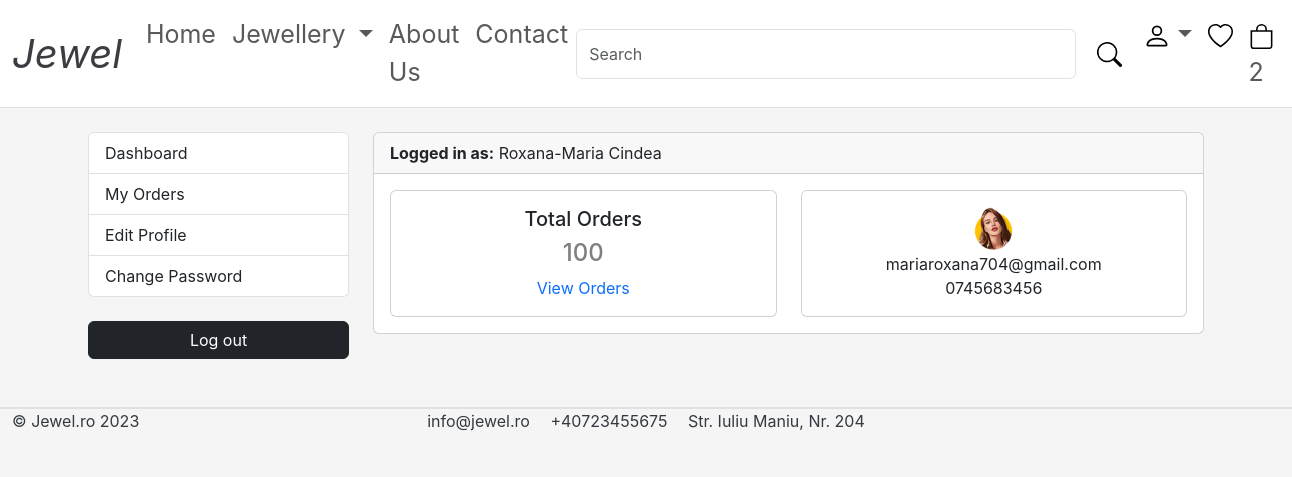
/accounts/dashboard/ (signed in), run on the app's committed database.
### accounts/models.py (models this page shows, shortened)
class Account(AbstractBaseUser):
    first_name = models.CharField(max_length=50)
    last_name = models.CharField(max_length=50)
    username = models.CharField(max_length=50, unique=True)
    email = models.EmailField(max_length=100, unique=True)
    phone_number = models.CharField(max_length=50)
    date_joined = models.DateTimeField(auto_now_add=True)
    last_login = models.DateTimeField(auto_now_add=True)
    is_admin = models.BooleanField(default=False)
    is_staff = models.BooleanField(default=False)
    is_active = models.BooleanField(default=False)
    is_superadmin = models.BooleanField(default=False)
    USERNAME_FIELD = 'email'
    REQUIRED_FIELDS = ['username', 'first_name', 'last_name']
    objects = MyAccountManager()
    def full_name(self):
        return f'{self.first_name} {self.last_name}'

class UserProfile(models.Model):
    user = models.OneToOneField(Account, on_delete=models.CASCADE)
    address_line_1 = models.CharField(max_length=100, blank=True)
    address_line_2 = models.CharField(max_length=100, blank=True)
    profile_picture = models.ImageField(blank=True, upload_to='userprofile')
    city = models.CharField(max_length=20, blank=True)
    state = models.CharField(max_length=20, blank=True)
    country = models.CharField(max_length=20, blank=True)

### accounts/views.py (the view)
# urls.py: path('dashboard/', views.dashboard, name='dashboard'),
@login_required(login_url='login')
def dashboard(request):
    user_profile = UserProfile.objects.get(user_id=request.user.id)
    context = {
        'user_profile': user_profile,
    }
    return render(request, 'accounts/dashboard.html', context)

### cart/context_processors.py (called while the page is built)
def counter(request):
    cart_count = 0
    if 'admin' in request.path:
        return {}
    else:
        try:
            cart = Cart.objects.filter(cart_id=_cart_id(request))
            if request.user.is_authenticated:
                cart_items = CartItem.objects.all().filter(user=request.user)
            else:
                cart_items = CartItem.objects.all().filter(cart=cart[:1])
            for cart_item in cart_items:
                cart_count += cart_item.quantity
        except Cart.DoesNotExist:
            cart_count = 0
    return dict(cart_count=cart_count)

### cart/views.py (called while the page is built)
def _cart_id(request):
    cart = request.session.session_key
    if not cart:
        cart = request.session.create()
    return cart

### category/context_processors.py (called while the page is built)
def menu_links(request):
    links = Category.objects.all()
    return dict(links=links)

def current_url(request):
    print(request.path)
    return {'url':  request.path}

### category/models.py (called while the page is built)
    def get_url(self):
        return reverse('products-by-category', args=[self.slug])

### templates/accounts/dashboard.html (shortened to what this page needs)
{% extends 'base.html' %}
{% load static %}
{% block content %}
    <br>
    <section class="section-content padding-y bg mb-5">
        <div class="container">
            <div class="row">
               {% include 'dashboard_sidebar.html' %}
                <main class="col-md-9">
                    <article class="card">
                        <header class="card-header">
                            <strong class="d-inline-block mr-3">Logged in as:</strong>
                            <span>{{ user.full_name }}</span>
                        </header>
                        <div class="card-body">
                            <div class="row">
                                <div class="col-md-6">
                                    <div class="card" style="text-align: center;">
                                        <div class="card-body">
                                            <h5 class="card-title">Total Orders</h5>
                                            <h4>100</h4>
                                            <a href="">View Orders</a>
                                        </div>
                                    </div>
                                </div>
                                 <div class="col-md-6">
                                    <div class="card" style="text-align: center;">
                                        <div class="card-body">
                                            <img src="{{ user_profile.profile_picture.url }}" alt="User Profile Picture" width="45" height="45" style="border-radius: 50%;">
                                            <p class="mb-0">{{ user.email }}</p>
                                            <p class="mb-0">{{ user.phone_number }}</p>
                                        </div>
                                    </div>
                                </div>
                            </div>
                        </div>
                    </article>
                </main>
            </div>
        </div>
    </section>
{% endblock %}

### static/css/my_style.css (style rules this page uses)
*, *::before, *::after { box-sizing: border-box; }
html { font-family: sans-serif; line-height: 1.15; -webkit-text-size-adjust: 100%; -webkit-tap-highlight-color: rgba(0, 0, 0, 0); }
article, aside, figcaption, figure, footer, header, hgroup, main, nav, section { display: block; }
body { margin: 0; font-family: "Inter", Arial, "Helvetica Neue", "Segoe UI", sans-serif, "Apple Color Emoji", "Segoe UI Emoji", "Segoe UI Symbol", "Noto Color Emoji"; font-size: 1rem; font-weight: 400; line-height: 1.5; color: #343a40; text-align: left; background-color: #F5F5F5; }
h1, h2, h3, h4, h5, h6 { color: gray; }
a, p { text-decoration: none; }

### data on the page
Account: full_name "Roxana-Maria Cindea", email "mariaroxana704@gmail.com", phone_number "0745683456"
UserProfile: profile_picture (picture)

### other printed values
{{ cart_count }} "2"
